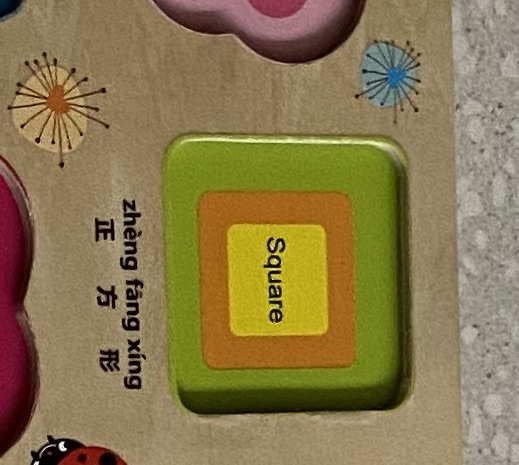
#> input picture try/square2.jpg, 519 x 465 px
$ python colorRange3.py
#> lines starting #> are read from the running program, lines starting #| are printed output that depends on the picture; after the words box and inside, x2 and y2 are one past the last pixel; in counts of white or black regions, pixels touching at a corner belong together
#> further down, img is the input picture: shape (465, 519, 3); mean B, G, R 77, 119.9, 137.1
### src/rgb_top_colors.py
import binascii

import cv2
import numpy as np
import scipy.cluster

NUM_CLUSTERS = 10
SIZE = 100
MIN_COUNT_PERCENT = 0.05  # less than this percentage won't be counted


def find_colors(im_cv):
    h, w, c = im_cv.shape
#> h = 465; w = 519; c = 3
    if h < SIZE or w < SIZE:
        im_cv = cv2.resize(im_cv, (SIZE, SIZE))
        h = SIZE
        w = SIZE
    ar = cv2.cvtColor(im_cv, cv2.COLOR_BGR2RGB)
    shape = ar.shape
#> shape = (465, 519, 3)
    ar = ar.reshape(np.product(shape[:2]), shape[2]).astype(float)
    codes, dist = scipy.cluster.vq.kmeans(ar, NUM_CLUSTERS)
#> codes = [[146.6, 128.1, 95.79], [177, 171.7, 152.8], [150.2, 143.2, 133.5], [157.6, 101.3, 26.07], [161.8, 142.9, 109.3], [131.6, 112.9, 82.23], [116.7, 128, 28.75], [190.8, 172.3, 31.99], [90.76, 46.63, 39.31], [41.56, 26.8, 6.64]]; dist = 13.62
    vecs, dist = scipy.cluster.vq.vq(ar, codes)  # assign codes
    counts, bins = np.histogram(vecs, len(codes))  # count occurrences
#> counts = [60739, 10524, 21734, 16639, 32229, 30218, 29422, 9812, 14160, 15858]; bins = [0, 0.9, 1.8, 2.7, 3.6, 4.5, 5.4, 6.3, 7.2, 8.1, 9]
    hist = []
    total_pixels = h * w
#> total_pixels = 241335
    for i in range(len(counts)):
        if counts[i] > total_pixels * MIN_COUNT_PERCENT:
            hist.append([counts[i] / total_pixels, codes[i],
                         binascii.hexlify(bytearray(int(c) for c in codes[i])).decode('ascii')])
#> this loop made 10 passes
#> after the loop, hist = 8 items
    return sorted(hist, key=lambda x: x[0], reverse=True)

### src/hsv_color_shapes.py
import colorsys

import cv2
import numpy as np

import src.rgb_top_colors as mc

RGB_MAX = 255
HUE_MAX = 179
SV_MAX = 255
SV_EDGE = 0.03  # max is 1
H_VARIANCE = 5  # max is 180
SV_VARIANCE = 50  # max is 255


def get_ranges(pos):
    idx_list = []
    low_idx = pos - H_VARIANCE
    high_idx = pos + H_VARIANCE
    if low_idx < 0:
        idx_list.append((0, high_idx))
        idx_list.append((HUE_MAX + low_idx, HUE_MAX))
    elif high_idx > HUE_MAX:
        idx_list.append((low_idx, HUE_MAX))
        idx_list.append((0, high_idx - HUE_MAX))
    else:
        idx_list.append((low_idx, high_idx))
    return idx_list


def has_hue(hue, top_colors_hsv):
    v_range = get_ranges(hue)
    for item in v_range:
        for i in range(item[0], item[1]):
            if i in top_colors_hsv:
                return True
    return False


def get_mask(color, im_hsv):
    masks = []
    h, s, v = color
    if h == 'Black':
        full_mask = cv2.inRange(im_hsv, (0, 0, 0), (179, 255, int(255 * SV_EDGE)))
    elif h == 'White':
        full_mask = cv2.inRange(im_hsv, (0, 0, int(255 * (1 - SV_EDGE))), (179, int(255 * SV_EDGE), 255))
    elif h == 'Grey':
        full_mask = cv2.inRange(im_hsv, (0, 0, 0), (179, int(255 * SV_EDGE), 255))
    else:
        for idx_pair in get_ranges(h):
            low_s = s - SV_VARIANCE
            high_s = s + SV_VARIANCE
            low_v = v - SV_VARIANCE
            high_v = v + SV_VARIANCE
            mask = cv2.inRange(im_hsv, (idx_pair[0], low_s, low_v), (idx_pair[1], high_s, high_v))
            mask = mask.astype('bool')
            masks.append(mask)
        if len(masks) == 2:
            full_mask = masks[0] + masks[1]
        else:
            full_mask = masks[0]
    return full_mask


class ColorShape:

    def __init__(self, im_cv):
        rgb_colors = mc.find_colors(im_cv)
#> rgb_colors = 8 items
        self.im_hsv = cv2.cvtColor(im_cv, cv2.COLOR_BGR2HSV)
#> self.im_hsv: shape (465, 519, 3); mean H, S, V 29.2, 122.2, 139.1
        top_colors_hsv = {}
        for rbg_color in rgb_colors:
            r, g, b = rbg_color[1].astype(int)
            color_hsv = colorsys.rgb_to_hsv(r / RGB_MAX, g / RGB_MAX, b / RGB_MAX)
            h, s, v = color_hsv
            if v <= SV_EDGE:
                cv_h = 'Black'
            elif v >= 1 - SV_EDGE and s <= SV_EDGE:
                cv_h = 'White'
            elif s <= SV_EDGE:
                cv_h = 'Grey'
            else:
                cv_h = int(h * 180)
            cv_s = int(s * 255)
            cv_v = int(v * 255)
            if isinstance(cv_h, int):
                if not has_hue(cv_h, top_colors_hsv):
                    top_colors_hsv[cv_h] = (cv_h, cv_s, cv_v)
            else:
                if cv_h not in top_colors_hsv:
                    top_colors_hsv[cv_h] = (cv_h, cv_s, cv_v)
#> this loop made 8 passes
#> (rbg_color, r, g, b, h, s, v, cv_h) on pass 8: ([0.0587, [90.76, 46.63, 39.31], '5a2e27'], 90, 46, 39, 0.0229, 0.567, 0.353, 4)
#> (rbg_color, r, g, b, h, s, v, cv_h) on passes 1 to 6: ([0.252, [146.6, 128.1, 95.79], '92805f'], 146, 128, 95, 0.108, 0.349, 0.573, 19), ([0.134, [161.8, 142.9, 109.3], 'a18e6d'], 161, 142, 109, 0.106, 0.323, 0.631, 19), ([0.125, [131.6, 112.9, 82.23], '837052'], 131, 112, 82, 0.102, 0.374, 0.514, 18), ([0.122, [116.7, 128, 28.75], '747f1c'], 116, 127, 28, 0.185, 0.78, 0.498, 33), ([0.0901, [150.2, 143.2, 133.5], '968f85'], 150, 143, 133, 0.098, 0.113, 0.588, 17), ([0.0689, [157.6, 101.3, 26.07], '9d651a'], 157, 101, 26, 0.0954, 0.834, 0.616, 17)
#> after the loop, top_colors_hsv = {19: (19, 89, 146), 33: (33, 198, 127), 4: (4, 144, 90)}
        self.top_colors_hsv = top_colors_hsv
#> self.top_colors_hsv has the same summary as top_colors_hsv

    def get_color_shape(self, rank):
        mask = get_mask(self.top_colors_hsv[rank], self.im_hsv)
        return self.im_hsv * np.dstack((mask, mask, mask))

    def get_grey_shape(self, rank):
        mask = get_mask(self.top_colors_hsv[rank], self.im_hsv)
        h, s, v = cv2.split(self.im_hsv)
        return v * mask

### src/util.py
import collections
import hashlib
import logging
import random
import time
from functools import reduce
from itertools import combinations

import cv2
import numpy
import numpy as np

from src import constants

USED_COUNT = 'uct'
logger = logging.getLogger('util')
logger.setLevel(logging.INFO)


def timeit(f):
    # [10 lines left out: function timed, not called in this run]

    return timed


@timeit
def time_diff(start):
    return time.time() - start


@timeit
def between(val, m, n):
    return m <= val <= n


# TODO, need to consider other audio format
# normalize audio data
@timeit
def normalize_audio_data(raw):
    return raw / 32768.0  # assume 16 bit


# calculate energy
@timeit
def rms(x):
    return numpy.sqrt(x.dot(x) / x.size)


# return common elements in 2 lists
@timeit
def list_common(list1, list2):
    return list(set(list1).intersection(list2))


@timeit
def list_element_count(list1):
    return collections.Counter(list1)


# list a - b, return new list
@timeit
def list_comprehension_new(list1, list2):
    return [x for x in list1 if x not in list2]


# [12 lines left out: functions list_comprehension_existing, list_equal_no_order, not called in this run]


@timeit
def list_equal_order(list1, list2):
    return list1 == list2


# [15 lines left out: functions list_to_sorted_string, list_remove_duplicates, not called in this run]


@timeit
def list_avg(arr):
    return sum(arr) / len(arr)


# [17 lines left out: functions list_combinations, list_continuous_combination, not called in this run]


def list_remove(list1, thing):
    return [x for x in list1 if x is not thing]


# [33 lines left out: function delete_empty_surround, not called in this run]


@timeit
def sort_color(rgb):
    return str(rgb[0] / 86) + str(rgb[1] / 86) + str(rgb[2] / 86)


# [80 lines left out: functions point_color_category, color_hist, color_hist_similarity, hamming, image_hash, standardize_feature and 2 more, not called in this run]


@timeit
def np_array_concat(list1, list2):
    return np.concatenate([list1, list2])


# [62 lines left out: functions np_array_all_same, np_array_group_by_count, np_2d_array_nonzero_box, get_high_rank, update_rank_list, matrix_to_string and 2 more, not called in this run]


@timeit
def list_to_str(list1):
    return ','.join(str(x) for x in list1)


@timeit
def str_to_int_list(str1):
    return [int(x) for x in str1.split(",")]


# [13 lines left out: functions get_from_set, is_int, not called in this run]


def sum_iterator(iter):
    return sum(1 for _ in iter)


# [21 lines left out: functions dict_set_add, create_list_hash, greater_than_half, not called in this run]


def img_fill_rate(img):
    return img.sum() / (img.shape[0] * img.shape[1] * 255)


# [12 lines left out: functions img_has_content, chi2_distance, not called in this run]


def get_filled_shape(img):
    outline = np.zeros(img.shape, dtype="uint8")
    im_canny = cv2.Canny(img, 30, 200)
    contours, hierarchy = cv2.findContours(im_canny, cv2.RETR_EXTERNAL, cv2.CHAIN_APPROX_NONE)
    sorted_cnts = sorted(contours, key=cv2.contourArea, reverse=True)
    if len(sorted_cnts) > 0:
        cnts = sorted_cnts[0]
        cv2.drawContours(outline, [cnts], -1, 255, -1)
        return outline


# [24 lines left out: functions is_sublist, is_subset, create_data, not called in this run]

### try/colorRange3.py
import matplotlib.pyplot as plt
import cv2
from src import util
from src.hsv_color_shapes import ColorShape


img = cv2.imread('square2.jpg', 1)
cs = ColorShape(img)

idx = 1
for k in cs.top_colors_hsv:
    img = cs.get_grey_shape(k)
    # ret, img = cv2.threshold(img, 64, 255, cv2.THRESH_BINARY)
    # img = cv2.adaptiveThreshold(img, 255, cv2.ADAPTIVE_THRESH_MEAN_C, cv2.THRESH_BINARY, 11, 2)
    # img = cv2.adaptiveThreshold(img, 255, cv2.ADAPTIVE_THRESH_GAUSSIAN_C, cv2.THRESH_BINARY, 11, 2)
    img = util.get_filled_shape(img)
    if img is not None:
        plt.subplot(3, 3, idx)
        idx += 1
        plt.imshow(img, cmap='gray')
#> this loop made 3 passes
#> k on passes 1 to 3: 19, 33, 4
#> pass 1, in get_mask, `full_mask = masks[0]`:
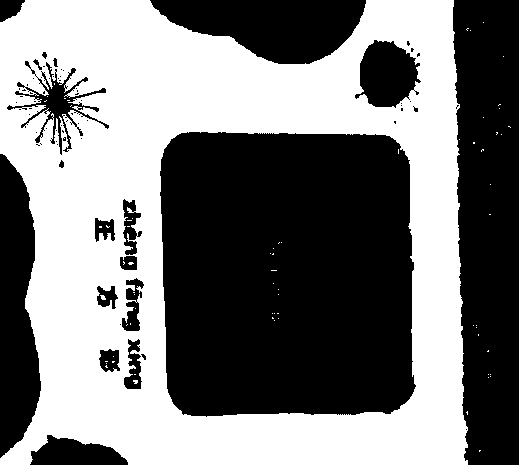
#> full_mask: shape (465, 519) bool; 48.2% white; 69 white regions (67 under 20 px), largest, box (x1, y1, x2, y2) and area: (0, 0, 468, 465) 116137, (100, 295, 106, 300) 21
#> pass 1, in get_grey_shape, `h, s, v = cv2.split(self.im_hsv)`:
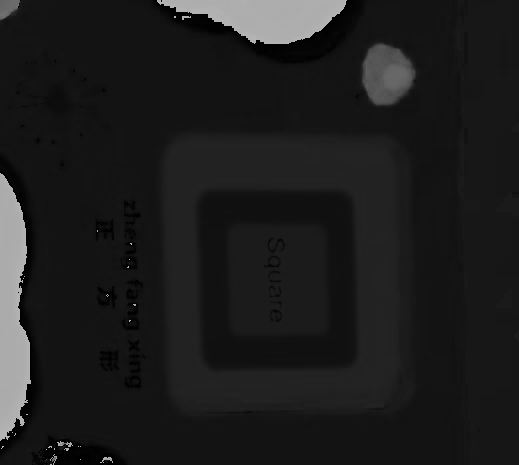
#> h: shape (465, 519); min 0, max 179, mean 29.2
#> pass 1, in get_grey_shape, `h, s, v = cv2.split(self.im_hsv)`:
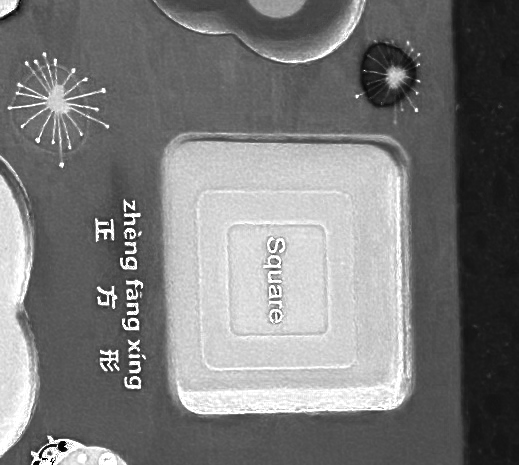
#> s: shape (465, 519); min 0, max 255, mean 122.2
#> pass 1, in get_grey_shape, `h, s, v = cv2.split(self.im_hsv)`:
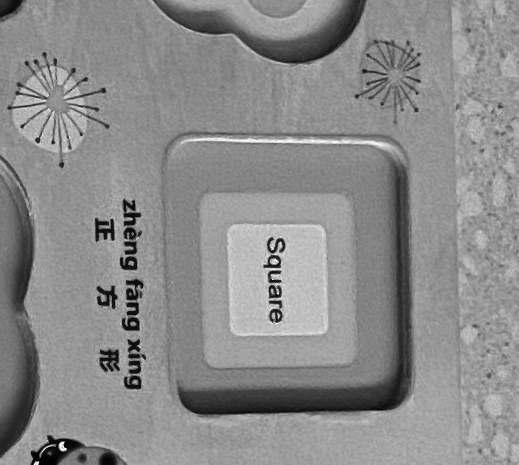
#> v: shape (465, 519); min 0, max 255, mean 139.1
#> after the loop, idx = 4
plt.show()
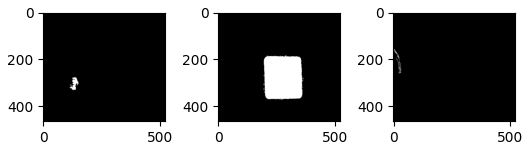
#> figure drawn by matplotlib, 3 panels

$ run again, with try/square1.jpg copied over try/square2.jpg
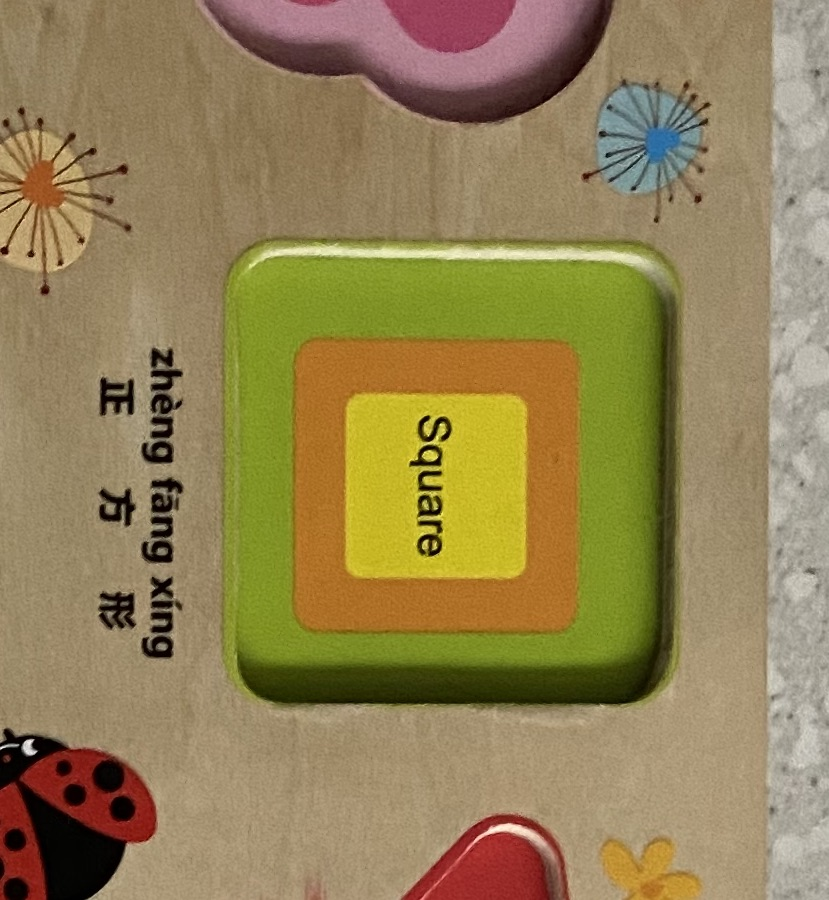
#> input picture try/square1.jpg, 829 x 900 px
#> img is the input picture: shape (900, 829, 3); mean B, G, R 84.5, 129.6, 147.6
#> codes = [[153.2, 135.3, 102.4], [201, 183.3, 43.29], [172.1, 113.3, 39.11], [136.4, 114.3, 86.35], [168.8, 149.5, 121.6], [23.67, 15.13, 3.19], [127.9, 142.1, 38.8], [138.4, 38.67, 32.56], [182.9, 178.3, 162.8], [71.36, 62.44, 29.09]]; dist = 14.06
#> counts = [199788, 32084, 52745, 90170, 153928, 24998, 91634, 17580, 45102, 38071]; bins = [0, 0.9, 1.8, 2.7, 3.6, 4.5, 5.4, 6.3, 7.2, 8.1, 9]
#> the loop in find_colors, `for i in range(len(counts)):` made 10 passes
#> after the loop in find_colors, `for i in range(len(counts)):`: hist = 7 items
#> self.im_hsv: shape (900, 829, 3); mean H, S, V 27.5, 117, 150
#> the loop in __init__, `for rbg_color in rgb_colors:` made 7 passes
#> (rbg_color, r, g, b, h, s, v, cv_h) on passes 1 to 5: ([0.268, [153.2, 135.3, 102.4], '998766'], 153, 135, 102, 0.108, 0.333, 0.6, 19), ([0.206, [168.8, 149.5, 121.6], 'a89579'], 168, 149, 121, 0.0993, 0.28, 0.659, 17), ([0.123, [127.9, 142.1, 38.8], '7f8e26'], 127, 142, 38, 0.191, 0.732, 0.557, 34), ([0.121, [136.4, 114.3, 86.35], '887256'], 136, 114, 86, 0.0933, 0.368, 0.533, 16), ([0.0707, [172.1, 113.3, 39.11], 'ac7127'], 172, 113, 39, 0.0927, 0.773, 0.675, 16)
#> after the loop in __init__, `for rbg_color in rgb_colors:`: top_colors_hsv = {19: (19, 84, 153), 34: (34, 186, 142)}
#> the loop `for k in cs.top_colors_hsv:` made 2 passes
#> (k, idx) on passes 1 to 2: (19, 2), (34, 3)
#> pass 1, in get_mask, `full_mask = masks[0]`:
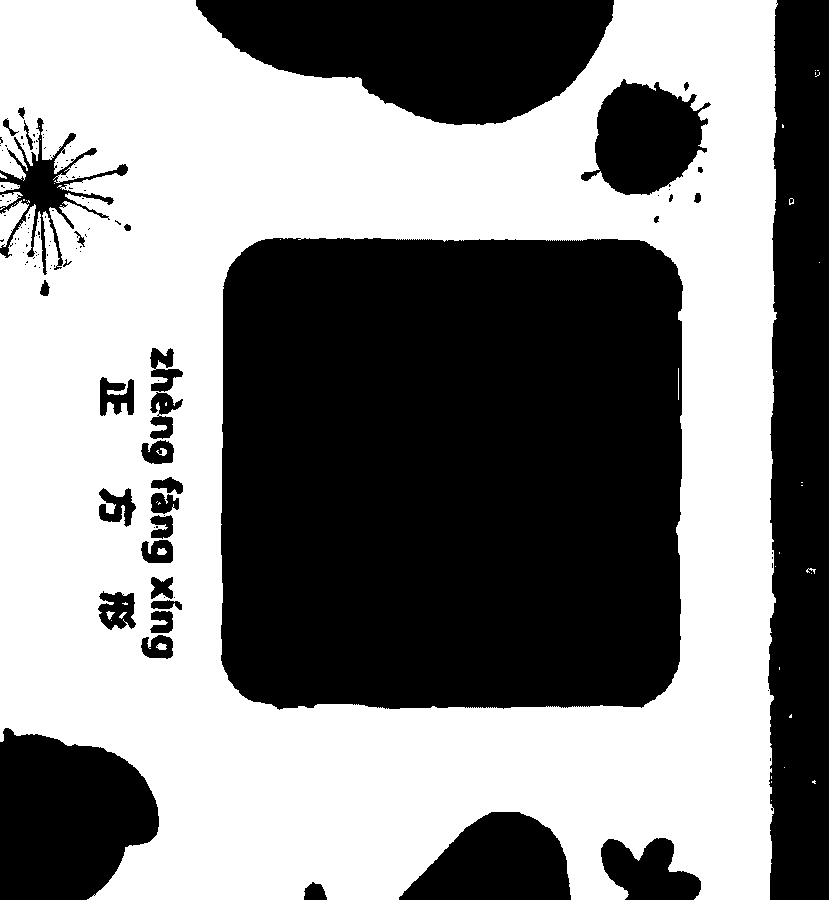
#> full_mask: shape (900, 829) bool; 52.2% white; 123 black regions (88 under 20 px), largest, box (x1, y1, x2, y2) and area: (221, 238, 683, 710) 211776, (768, 0, 829, 900) 50597, (196, 0, 614, 125) 35666
#> after the loop `for k in cs.top_colors_hsv:`: idx = 3
#> `plt.show()`:
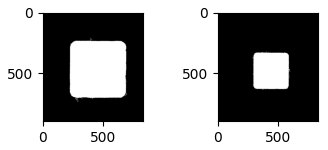
#> figure drawn by matplotlib, 2 panels

$ run again, with try/square3.jpg copied over try/square2.jpg
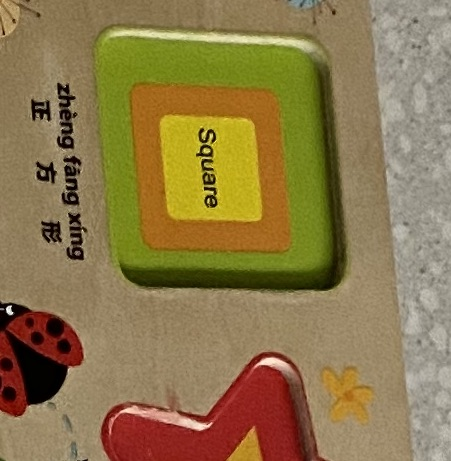
#> input picture try/square3.jpg, 451 x 461 px
#> img is the input picture: shape (461, 451, 3); mean B, G, R 74.4, 120.1, 141.3
#> codes = [[161.4, 105.7, 28.04], [133, 34.16, 26.66], [192.9, 170.1, 34.77], [155.1, 136.2, 102.9], [64.55, 57.13, 14.76], [119.1, 129.6, 29.76], [157.3, 151.9, 138.2], [21.26, 7.88, 0.982], [191.7, 182.2, 160.2], [139, 120.2, 85.07]]; dist = 13.1
#> counts = [15756, 14465, 9812, 53165, 9766, 26343, 22448, 6145, 7280, 42731]; bins = [0, 0.9, 1.8, 2.7, 3.6, 4.5, 5.4, 6.3, 7.2, 8.1, 9]
#> the loop in find_colors, `for i in range(len(counts)):` made 10 passes
#> after the loop in find_colors, `for i in range(len(counts)):`: hist = [[0.0758, [161.4, 105.7, 28.04], 'a1691c'], [0.0696, [133, 34.16, 26.66], '84221a'], [0.256, [155.1, 136.2, 102.9], '9b8866'], [0.127, [119.1, 129.6, 29.76], '77811d'], [0.108, [157.3, 151.9, 138.2], '9d978a'], [0.206, [139, 120.2, 85.07], '8b7855']]
#> rgb_colors = [[0.256, [155.1, 136.2, 102.9], '9b8866'], [0.206, [139, 120.2, 85.07], '8b7855'], [0.127, [119.1, 129.6, 29.76], '77811d'], [0.108, [157.3, 151.9, 138.2], '9d978a'], [0.0758, [161.4, 105.7, 28.04], 'a1691c'], [0.0696, [133, 34.16, 26.66], '84221a']]
#> self.im_hsv: shape (461, 451, 3); mean H, S, V 21, 128.6, 142.9
#> the loop in __init__, `for rbg_color in rgb_colors:` made 6 passes
#> (rbg_color, r, g, b, h, s, v, cv_h) on pass 6: ([0.0696, [133, 34.16, 26.66], '84221a'], 132, 34, 26, 0.0126, 0.803, 0.518, 2)
#> after the loop in __init__, `for rbg_color in rgb_colors:`: top_colors_hsv = {19: (19, 87, 155), 33: (33, 197, 129), 2: (2, 204, 132)}
#> self.top_colors_hsv has the same summary as top_colors_hsv
#> the loop `for k in cs.top_colors_hsv:` made 3 passes
#> k on passes 1 to 2: 19, 33
#> pass 1, in get_mask, `full_mask = masks[0]`:
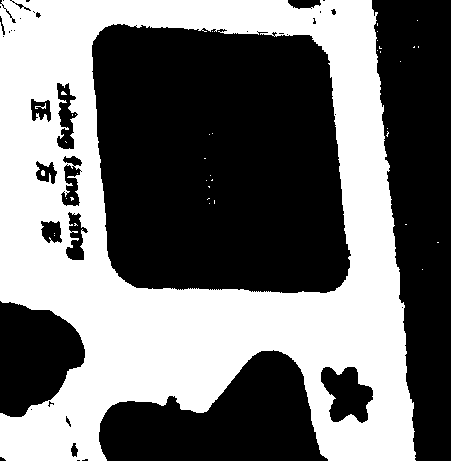
#> full_mask: shape (461, 451) bool; 44.6% white; 39 white regions (36 under 20 px), largest, box (x1, y1, x2, y2) and area: (0, 0, 416, 461) 92584, (35, 103, 46, 109) 23, (41, 170, 45, 176) 21
#> after the loop `for k in cs.top_colors_hsv:`: idx = 4
#> `plt.show()`:
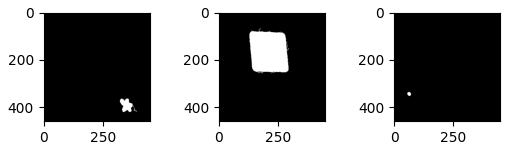
#> figure drawn by matplotlib, 3 panels
